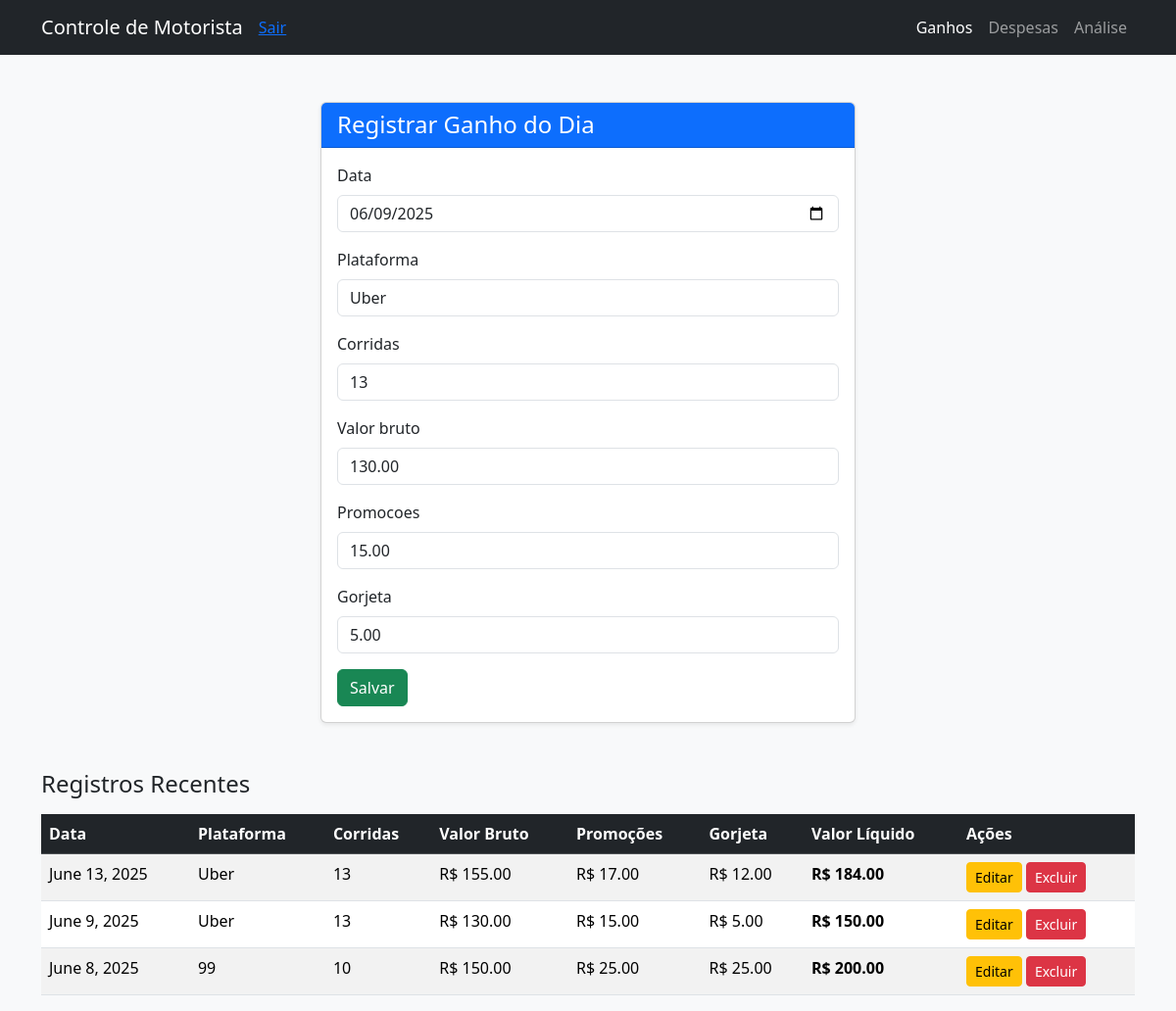
The page /editar/2/ (signed in) on the database its author committed.
### registros/models.py (models this page shows, shortened)
class RegistroGanho(models.Model):
    user = models.ForeignKey(User, on_delete=models.CASCADE)
    data = models.DateField()
    plataforma = models.CharField(max_length=100)
    corridas = models.PositiveIntegerField()
    valor_bruto = models.DecimalField(max_digits=10, decimal_places=2)
    promocoes = models.DecimalField(max_digits=10, decimal_places=2)
    gorjeta = models.DecimalField(max_digits=10, decimal_places=2)
    @property
    def valor_liquido(self):
        return self.valor_bruto + self.promocoes + self.gorjeta

### registros/views.py (the view)
# urls.py: path('editar/<int:pk>/', views.editar_registro, name='editar_registro'),
@login_required
def editar_registro(request, pk):
    registro = get_object_or_404(RegistroGanho, pk=pk, user=request.user)
    if request.method == 'POST':
        form = RegistroGanhoForm(request.POST, instance=registro)
        if form.is_valid():
            form.save()
            return redirect('registrar_ganho')
    else:
        form = RegistroGanhoForm(instance=registro)
    registros = RegistroGanho.objects.filter(user=request.user).order_by('-data')
    return render(request, 'registros/formulario.html', {
        'form': form,
        'registros': registros,
        'editando': True,
        'registro_id': pk
    })

### registros/forms.py
class RegistroGanhoForm(forms.ModelForm):
    class Meta:
        model = RegistroGanho
        fields = ['data', 'plataforma', 'corridas', 'valor_bruto', 'promocoes', 'gorjeta']
        widgets = {
            'data': forms.DateInput(attrs={'type': 'date', 'class': 'form-control'}),
            'plataforma': forms.TextInput(attrs={'class': 'form-control'}),
            'corridas': forms.NumberInput(attrs={'class': 'form-control'}),
            'valor_bruto': forms.NumberInput(attrs={'class': 'form-control'}),
            'promocoes': forms.NumberInput(attrs={'class': 'form-control'}),
            'gorjeta': forms.NumberInput(attrs={'class': 'form-control'}),
        }

### registros/templates/registros/formulario.html (shortened to what this page needs)
<!DOCTYPE html>
<html lang="pt-br">
<head>
    <link href="https://cdn.jsdelivr.net/npm/bootstrap@5.3.2/dist/css/bootstrap.min.css" rel="stylesheet">
</head>
<body class="bg-light">
<nav class="navbar navbar-expand-lg navbar-dark bg-dark mb-4">
  <div class="container">
    <a class="navbar-brand" href="#">Controle de Motorista</a>
    <div class="collapse navbar-collapse">
        <a href="{% url 'logout' %}">Sair</a>
      <ul class="navbar-nav ms-auto">
        <li class="nav-item"><a class="nav-link active" href="#">Ganhos</a></li>
        <li class="nav-item"><a class="nav-link" href="{% url 'registrar_despesa' %}">Despesas</a></li>
        <li class="nav-item"><a class="nav-link" href="{% url 'analise_faturamento' %}">Análise</a></li>
      </ul>
    </div>
  </div>
</nav>
    <div class="container mt-5">
        <div class="row justify-content-center">
            <div class="col-md-6">
                <div class="card shadow-sm">
                    <div class="card-header bg-primary text-white">
                        <h4 class="mb-0">Registrar Ganho do Dia</h4>
                    </div>
                    <div class="card-body">
                        <form method="post">
                            {% for field in form %}
                            <div class="mb-3">
                                <label class="form-label">{{ field.label }}</label>
                                {{ field }}
                            </div>
                            {% endfor %}
                            <button type="submit" class="btn btn-success">Salvar</button>
                        </form>
                    </div>
                </div>
            </div>
        </div>
        {% if registros %}
        <div class="mt-5">
            <h4>Registros Recentes</h4>
            <table class="table table-striped table-hover mt-3">
                <thead class="table-dark">
                    <tr>
                        <th>Data</th>
                        <th>Plataforma</th>
                        <th>Corridas</th>
                        <th>Valor Bruto</th>
                        <th>Promoções</th>
                        <th>Gorjeta</th>
                        <th>Valor Líquido</th>
                        <th>Ações</th>
                    </tr>
                </thead>
                <tbody>
                    {% for registro in registros %}
                    <tr>
                        <td>{{ registro.data }}</td>
                        <td>{{ registro.plataforma }}</td>
                        <td>{{ registro.corridas }}</td>
                        <td>R$ {{ registro.valor_bruto }}</td>
                        <td>R$ {{ registro.promocoes }}</td>
                        <td>R$ {{ registro.gorjeta }}</td>
                        <td><strong>R$ {{ registro.valor_liquido }}</strong></td>
                        <td>
                            <a href="{% url 'editar_registro' registro.pk %}" class="btn btn-sm btn-warning">Editar</a>
                            <a href="{% url 'excluir_registro' registro.pk %}" class="btn btn-sm btn-danger"
                                onclick="return confirm('Tem certeza que deseja excluir?');">Excluir</a>
                        </td>
                    </tr>
                    {% endfor %}
                </tbody>
            </table>
        </div>
        {% endif %}
    </div>
</body>
</html>

### rows shown on the page
RegistroGanho: form "06/09/2025" "Uber" "13" "130.00" "15.00" "5.00", data "June 9, 2025", plataforma "Uber", corridas "13", valor_bruto "130.00", promocoes "15.00", gorjeta "5.00", valor_liquido "150.00"
RegistroGanho: data "June 13, 2025", plataforma "Uber", corridas "13", valor_bruto "155.00", promocoes "17.00", gorjeta "12.00", valor_liquido "184.00"
RegistroGanho: data "June 8, 2025", plataforma "99", corridas "10", valor_bruto "150.00", promocoes "25.00", gorjeta "25.00", valor_liquido "200.00"

### other values the page prints
{{ field.label }} "Data" "Plataforma" "Corridas" "Valor bruto" "Promocoes" "Gorjeta"
